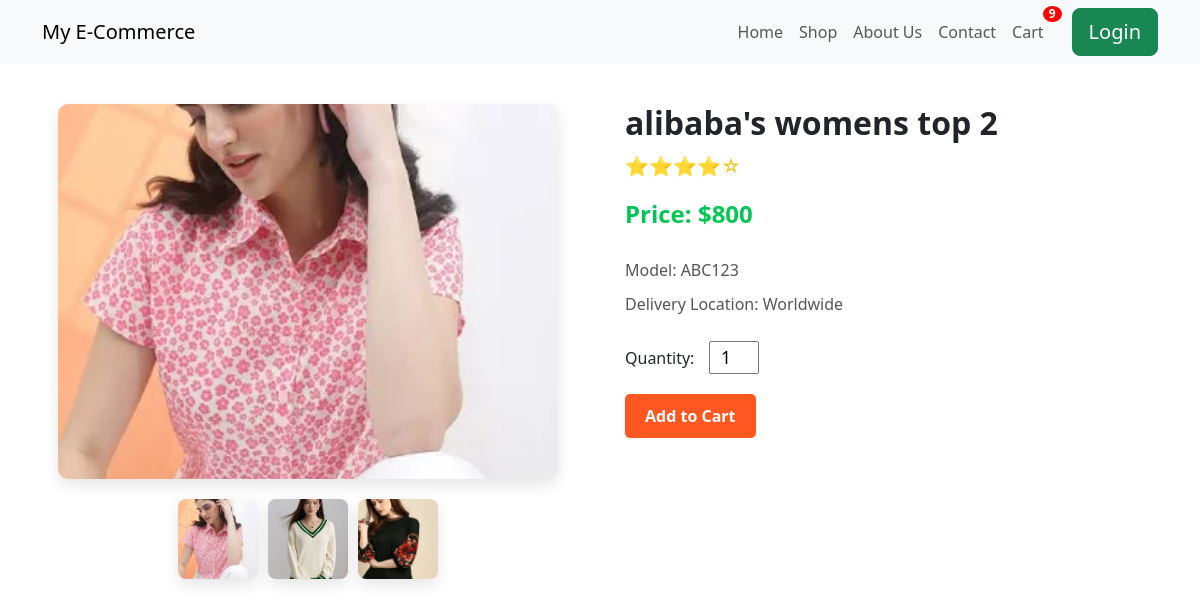
The page /product/alibabas-womens-top-2 (signed in) on the database its author committed.
### accounts/models.py (models this page shows)
class Profile(BaseModel):
    user=models.ForeignKey(User, on_delete=models.CASCADE, related_name="profile")
    email_is_verified=models.BooleanField(default=False)
    email_token=models.CharField(max_length=100,null=True,blank=True)
    profile_picture=models.ImageField(upload_to="profile", null=True, blank=True)
    def get_cart_count(self):
        count = CartItems.objects.filter(cart__user=self.user, cart__is_paid=False).count()
        print(count)
        return count

### products/models.py (models this page shows, shortened)
class Product(BaseModel):
    product_name=models.CharField(max_length=100)
    product_description=models.CharField(max_length=1000)
    slug=models.SlugField(unique=True,null=True,blank=True)
    price=models.IntegerField(default=500)
    size=models.ManyToManyField(Size, blank=True)
    color=models.ManyToManyField(Color, blank=True)
    category=models.ForeignKey(Category,on_delete=models.SET_NULL,related_name='products', null=True)

class ProductImage(models.Model):
    product=models.ForeignKey(Product,on_delete=models.CASCADE, related_name='product_images')
    product_image=models.ImageField(upload_to='product')

### products/views.py (the view)
# urls.py: path("<str:slug>",product_page,name="product_page")
def product_page(request, slug):
    selected_size=request.GET.get("size")
    try:
        product=Product.objects.get(slug=slug)
    except  Exception as e:
        print(e)
        return HttpResponse("404 Not Found")
    context={"product":product}
    if selected_size:
        total_price=product.get_product_by_size(selected_size)
        context["total_price"]=total_price
    return render(request,'products/product_page.html',context)

### templates/products/product_page.html (shortened to what this page needs)
{% include 'base/navbar_base.html' %}
{% block navbar_content %}
<div class="product-container">
    <div class="product-page">
        <div class="image-section">
            <img src="{{ product.product_images.first.product_image.url }}" alt="Product Image" class="main-image">
            <div class="thumbnail-section">
                {% for image in product.product_images.all %}
                <img src="{{image.product_image.url}}" alt="Thumbnail 1" class="thumbnail">
                {% endfor %}
            </div>
        </div>
        <div class="details-section">
            <h1 class="product-name">{{product.product_name}}</h1>
            <div class="rating">⭐⭐⭐⭐☆</div>
            <p class="price">Price: {% if total_price %} {{total_price}} {% else %} ${{product.price}}{% endif %}</p>
            <p class="model">Model: ABC123</p>
            <p class="delivery-loc">Delivery Location: Worldwide</p>
            <div class="quantity-section">
                <label for="quantity">Quantity:</label>
                <input type="number" id="quantity" name="quantity" value="1" min="1">
            </div>
            <div class="add-to-cart-section">
                <form action="{% url 'add_to_cart' product.uid %}" method="GET">
                    <button type="submit" class="add-to-cart-button">Add to Cart</button>
                </form>
            </div>
        </div>
    </div>
</div>
{% endblock %}

### templates/base/navbar_base.html (shortened to what this page needs)
{% include 'base/base.html' %}
{% block base %}
    <header>
        <nav class="navbar navbar-expand-lg navbar-light bg-light">
            <div class="container">
                <a class="navbar-brand" href="#">My E-Commerce</a>
                <div class="collapse navbar-collapse" id="navbarNav">
                    <ul class="navbar-nav ms-auto">
                        <li class="nav-item">
                            <a class="nav-link" href="{% url 'index' %}">Home</a>
                        </li>
                        <li class="nav-item">
                            <a class="nav-link" href="#">Shop</a>
                        </li>
                        <li class="nav-item">
                            <a class="nav-link" href="#">About Us</a>
                        </li>
                        <li class="nav-item">
                            <a class="nav-link" href="#">Contact</a>
                        </li>
                        <li class="nav-item">
                            <a class="nav-link cart-link" href="{% url 'cart_page' %}">
                                Cart
                                <span class="cart-count">
                                    {% if request.user.profile %}
                                    {{ request.user.profile.first.get_cart_count }}
                                {% else %}
                                    0
                                {% endif %}
                                </span>
                            </a>
                        </li>
                    </ul>
                   <a href="{% url 'login_page' %}"> <button type="button" class="btn btn-success btn-lg">Login</button></a>
                </div>
            </div>
        </nav>
    </header>
{% endblock %}

### templates/base/navbar_base.html (style rules this page uses)
.cart-link { position: relative; display: inline-block; margin-right: 20px; }
.cart-count { position: absolute; top: -8px; right: -12px; background-color: red; color: white; border-radius: 50%; padding: 2px 6px; font-size: 12px; font-weight: bold; line-height: 1; min-width: 20px; text-align: center; border: 2px solid white; }

### templates/products/product_page.html (style rules this page uses)
.product-page { display: flex; gap: 50px; padding: 40px; }
.image-section { flex: 1; display: flex; flex-direction: column; align-items: center; }
.main-image { width: 100%; max-width: 500px; height: auto; aspect-ratio: 4/3; border-radius: 10px; object-fit: cover; box-shadow: 0 6px 15px rgba(0, 0, 0, 0.1); transition: transform 0.3s ease, box-shadow 0.3s ease; }
.thumbnail-section { display: flex; gap: 10px; margin-top: 20px; }
.thumbnail { box-shadow: 0 6px 15px rgba(0, 0, 0, 0.1); width: 80px; height: 80px; object-fit: cover; border-radius: 8px; cursor: pointer; transition: transform 0.3s ease, box-shadow 0.3s ease; }
.details-section { flex: 1; display: flex; flex-direction: column; }
.product-name { font-size: 2em; font-weight: bold; margin-bottom: 10px; }
.rating { font-size: 1.2em; color: #f1c40f; margin-bottom: 15px; }
.price { font-size: 1.5rem; font-weight: bold; color: #00c853; animation: bouncePrice 2s ease infinite; }
.description, .model, .color, .delivery-loc { margin-bottom: 10px; color: #555; }
.quantity-section, .size-section { margin-top: 20px; }
input[type="number"] { width: 50px; text-align: center; font-size: 1.1em; margin-left: 10px; }
.add-to-cart-button { background-color: #ff5722; color: white; padding: 10px 20px; font-size: 16px; font-weight: bold; border: none; cursor: pointer; border-radius: 5px; transition: background-color 0.3s ease, transform 0.3s ease; }
.add-to-cart-section { margin-top: 20px; }
.quantity-section { margin-top: 15px; }

### rows shown on the page
Product: product_images.first.product_image (picture), product_name "alibaba's womens top 2", price "800"
ProductImage: product_image (picture)
ProductImage: product_image (picture)
ProductImage: product_image (picture)

### other values the page prints
{{ request.user.profile.first.get_cart_count }} "9"
